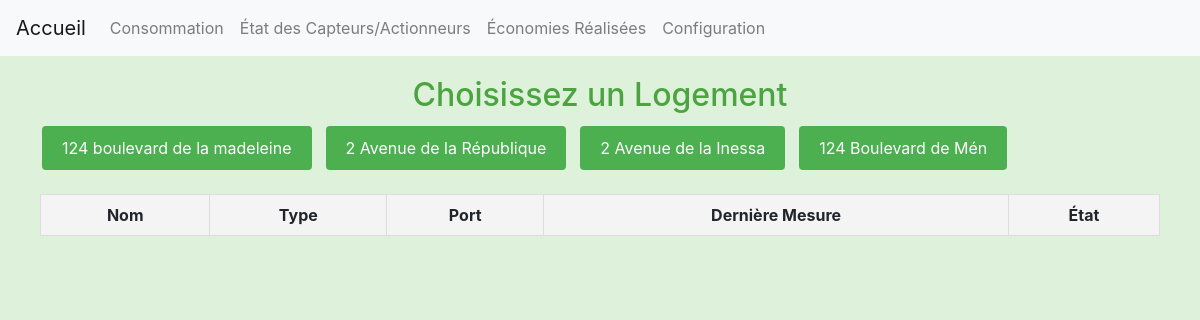
/etat, run on an earlier commit of the app's database.
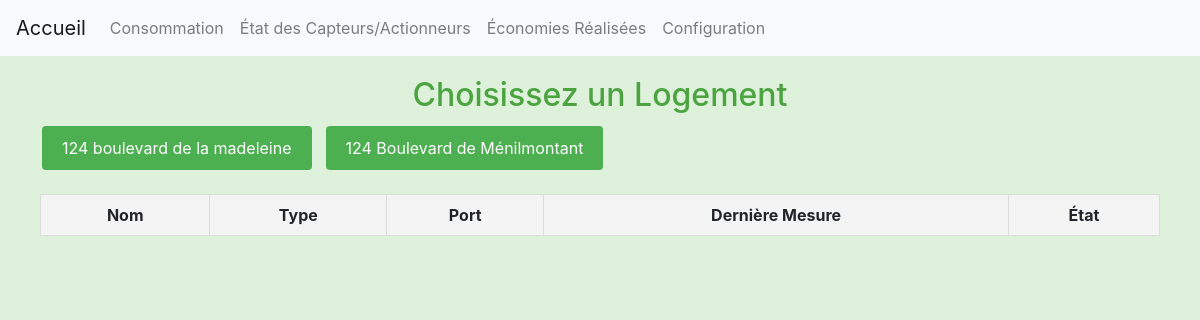
And on a later commit of the database.
### main.py (models this page shows)
class Logement(SQLModel, table=True):
    __tablename__ = "logement"
    __table_args__ = {"extend_existing": True}
    id_logement: Optional[int] = Field(default=None, primary_key=True)
    adresse: str
    numero_telephone: str
    adresse_ip: str

### main.py (the view)
@app.get("/etat", response_class=HTMLResponse)
async def etat(request: Request, session: Session = Depends(get_session)):
    logements = session.exec(select(Logement)).all()
    return templates.TemplateResponse("etat.html", {"request": request, "logements": logements})

### templates/etat.html (shortened to what this page needs)
{% extends "base.html" %}
{% block head %}
<link rel="stylesheet" href="{{ url_for('static', path='css/etat.css') }}">
{% endblock %}
{% block content %}
<div class="container">
    <h2>Choisissez un Logement</h2>
    <div class="logement-selection">
        {% for logement in logements %}
        <button class="btn custom-button" data-logement-id="{{ logement.id_logement }}">
            {{ logement.adresse }}
        </button>
        {% endfor %}
    </div>
    <div class="table-wrapper">
        <table class="responsive-table">
            <thead>
                <tr>
                    <th>Nom</th>
                    <th>Type</th>
                    <th>Port</th>
                    <th>Dernière Mesure</th>
                    <th>État</th>
                </tr>
            </thead>
        </table>
    </div>
</div>
{% endblock %}

### templates/base.html (shortened to what this page needs)
<!DOCTYPE html>
<html lang="en">
<head>
    <link rel="stylesheet" href="https://stackpath.bootstrapcdn.com/bootstrap/4.5.2/css/bootstrap.min.css">
    <link rel="stylesheet" href="{{ url_for('static', path='css/styles.css') }}">
    {% block head %}{% endblock %}
</head>
<body>
    <nav class="navbar navbar-expand-lg navbar-light bg-light">
        <a class="navbar-brand" href="/">Accueil</a>
        <div class="collapse navbar-collapse">
            <ul class="navbar-nav mr-auto">
                <li class="nav-item"><a class="nav-link" href="/consommation">Consommation</a></li>
                <li class="nav-item"><a class="nav-link" href="/etat">État des Capteurs/Actionneurs</a></li>
                <li class="nav-item"><a class="nav-link" href="/economies">Économies Réalisées</a></li>
                <li class="nav-item"><a class="nav-link" href="/configuration">Configuration</a></li>
            </ul>
        </div>
    </nav>
    <div class="container">
        {% block content %}{% endblock %}
    </div>
</body>
</html>

### static/css/styles.css (style rules this page uses)
body { background-color: #def1db; }
h2 { color: rgb(75, 164, 64); margin-top: 20px; text-align: center; }
.custom-button { background-color: #4CAF50; color: white; border: none; padding: 10px 20px; text-align: center; text-decoration: none; display: inline-block; font-size: 16px; margin: 4px 2px; cursor: pointer; border-radius: 4px; }

### static/css/etat.css (style rules this page uses)
.container { max-width: 1200px; margin: 0 auto; padding: 20px; padding-top: 0; }
.logement-selection { display: flex; flex-wrap: wrap; justify-content: flex-start; gap: 10px; margin-bottom: 20px; }
.custom-button { background-color: #4CAF50; color: white; border: none; padding: 10px 20px; text-align: center; text-decoration: none; font-size: 16px; cursor: pointer; border-radius: 4px; transition: background-color 0.3s; margin: 4px 2px !important; }
.table-wrapper { overflow-x: auto; margin-top: 20px; }
.responsive-table { width: 100%; border-collapse: collapse; margin: 0 auto; }
.responsive-table th, .responsive-table td { border: 1px solid #ddd; text-align: center; padding: 8px; }
.responsive-table th { background-color: #f4f4f4; font-weight: bold; }

What changed in the data, as far as the page shows it:
removed Logement: adresse "2 Avenue de la Inessa"
removed Logement: adresse "124 Boulevard de Mén"
changed Logement: adresse "2 Avenue de la République" → "124 Boulevard de Ménilmontant"
